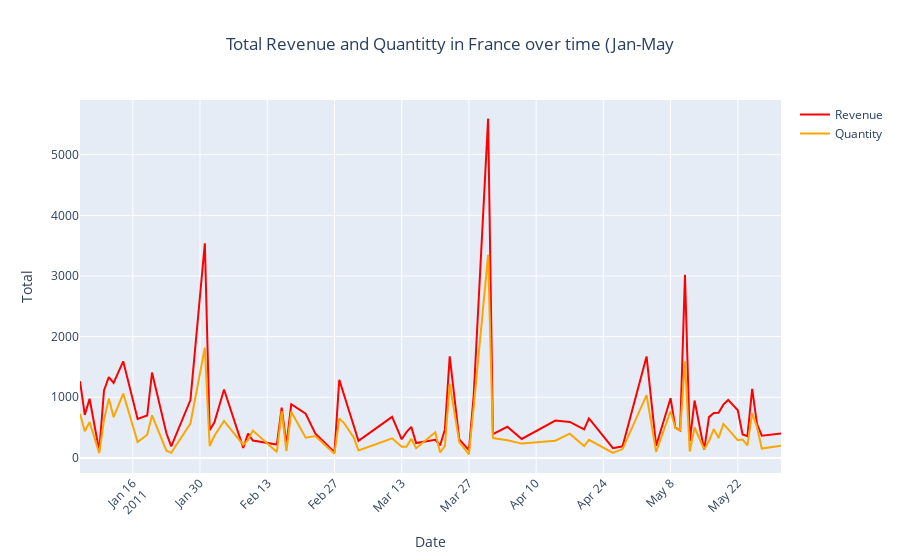

Write notebook code for a chart like this one.
### Code cell
# Traces
fig = go.Figure()
fig.add_trace(go.Line(
    x=dates,
    y=france_qty_rvn['Revenue'],
    name='Revenue',
    marker_color='red'
))
fig.add_trace(go.Line(
    x=dates,
    y=france_qty_rvn['Quantity'],
    name='Quantity',
    marker_color='orange'
))
# Layout
fig.update_layout(barmode='group', xaxis_tickangle=-45,title="Total Revenue and Quantitty in France over time (Jan-May",title_x=0.5,xaxis_title="Date",
    yaxis_title="Total",)
# Plot
fig.show()
